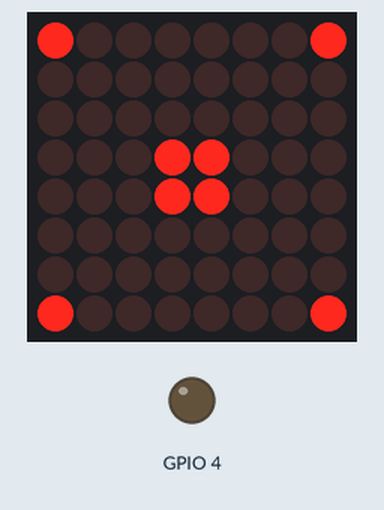
A program run on a simulated ESP32. Parts: 8×8 LED matrix, output pins drawn as LEDs (lit = HIGH).

Above: at 0.1 s.

The program:

main.cpp
```cpp
#include <Arduino.h>
#include <MD_Parola.h>
#include <MD_MAX72xx.h>
#include <SPI.h>
#include <ModbusRtu.h>
#define TXEN  4
#define HARDWARE_TYPE MD_MAX72XX::GENERIC_HW
#define MAX_DEVICES 1 // 1 block
#define CLK_PIN   18 // or SCK
#define DATA_PIN  19 // or MOSI
#define CS_PIN    5 // or SS

Modbus slave(1,Serial,TXEN); //Slave ID 1
uint16_t au16data[16] = {129,0,0,24,24,0,0,129, 0, 0, 0, 0, 0, 0, 0, 0 };
// create an instance of the MD_Parola class
MD_MAX72XX  ledMatrix = MD_MAX72XX(HARDWARE_TYPE, DATA_PIN, CLK_PIN, CS_PIN, MAX_DEVICES);

void setup() {
  ledMatrix.begin();
  ledMatrix.control(MD_MAX72XX::INTENSITY, 15);
  ledMatrix.clear();
  Serial.begin( 115200 );
slave.start();
}

void loop() {
    slave.poll( au16data, 16 );
    for (size_t i = 0; i < 8; i++)
    {
        ledMatrix.setRow(0, 0, i, au16data[i]);
    }


}
```
